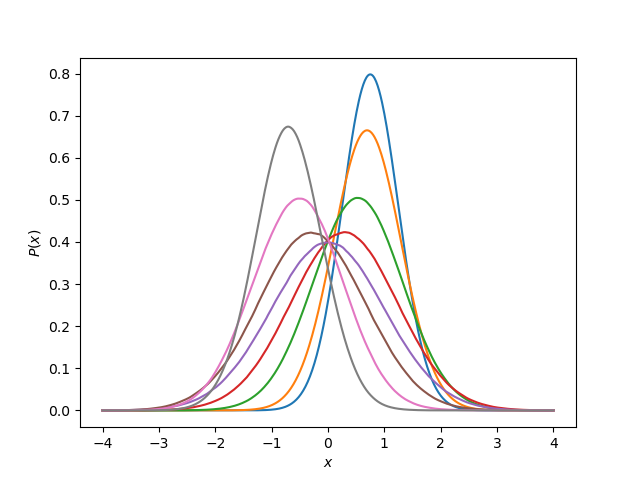

Write the Python code that produced this figure.
from matplotlib import pyplot as plt
from constants import DX, X

import numpy as np

from typing import Any


def compute(
    psi: np.ndarray[complex, Any], K: np.ndarray[complex, Any], steps: int
) -> np.ndarray[float, Any]:
    pdf_vs_time = np.zeros((steps, psi.shape[0]))
    psi_current = psi

    for i in range(steps):
        pdf_vs_time[i] = (np.abs(psi_current) ** 2).flatten()
        psi_current = K @ psi_current * DX

    return pdf_vs_time


def display(pdf_vs_time: np.ndarray[float, Any]) -> None:
    for row in pdf_vs_time:
        plt.plot(X, row)
    plt.savefig("problem_d.png")
    plt.clf()
